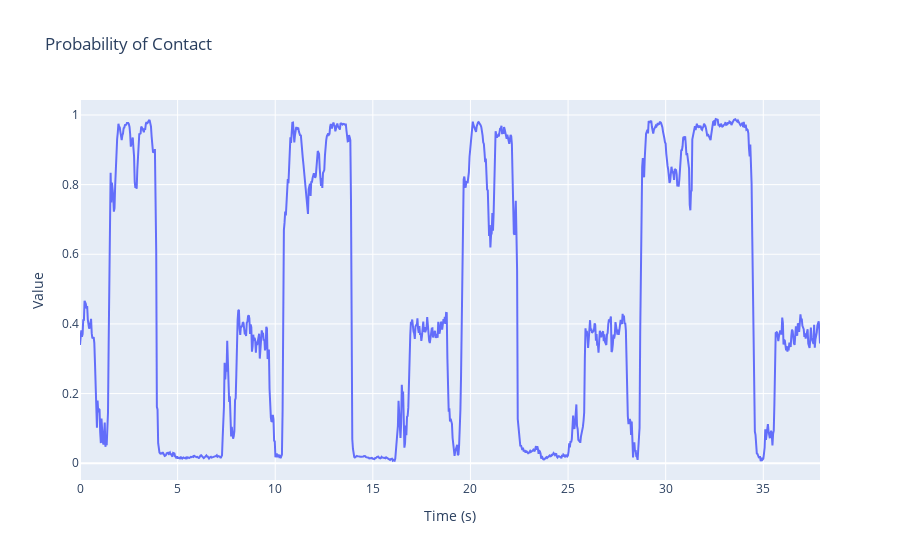

Here is the notebook cell this chart was saved with:
### Code cell
plotly_line_charts(pred_full[13200:])

### Figure 1 — Plotly figure (JSON) as saved in the notebook; plotly's stock layout.template omitted (floating-point values rounded to 4 significant figures; data arrays with more than 128 entries replaced by an {"elided": "..."} marker saying what was removed)
{"data": [{"mode": "lines", "name": "Probability of Contact", "x": {"elided": "1137 float values"}, "y": {"elided": "1137 float values"}, "type": "scatter"}], "layout": {"xaxis": {"title": {"text": "Time (s)"}, "type": "linear"}, "yaxis": {"title": {"text": "Value"}, "type": "linear"}, "title": {"text": "Probability of Contact"}}}
